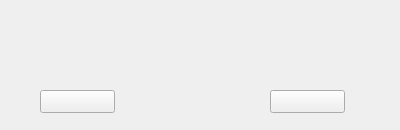
<?xml version="1.0" encoding="UTF-8"?>
<ui version="4.0">
 <class>Form</class>
 <widget class="QWidget" name="Form">
  <property name="geometry">
   <rect>
    <x>0</x>
    <y>0</y>
    <width>400</width>
    <height>130</height>
   </rect>
  </property>
  <property name="windowTitle">
   <string>Form</string>
  </property>
  <widget class="QLabel" name="question_label">
   <property name="geometry">
    <rect>
     <x>16</x>
     <y>20</y>
     <width>371</width>
     <height>51</height>
    </rect>
   </property>
   <property name="text">
    <string/>
   </property>
  </widget>
  <widget class="QPushButton" name="firstChoice_pushButton">
   <property name="geometry">
    <rect>
     <x>40</x>
     <y>90</y>
     <width>75</width>
     <height>23</height>
    </rect>
   </property>
   <property name="text">
    <string/>
   </property>
  </widget>
  <widget class="QPushButton" name="secondChoice_pushButton">
   <property name="geometry">
    <rect>
     <x>270</x>
     <y>90</y>
     <width>75</width>
     <height>23</height>
    </rect>
   </property>
   <property name="text">
    <string/>
   </property>
  </widget>
 </widget>
 <resources/>
 <connections/>
</ui>
